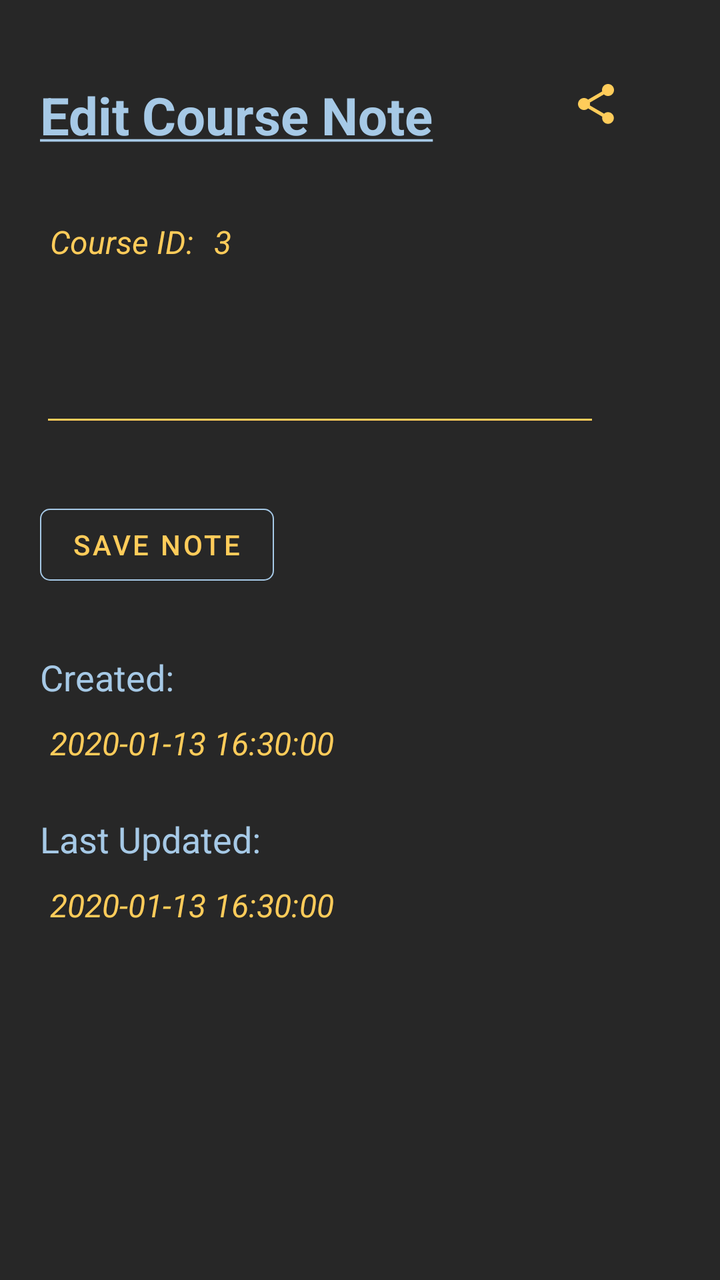
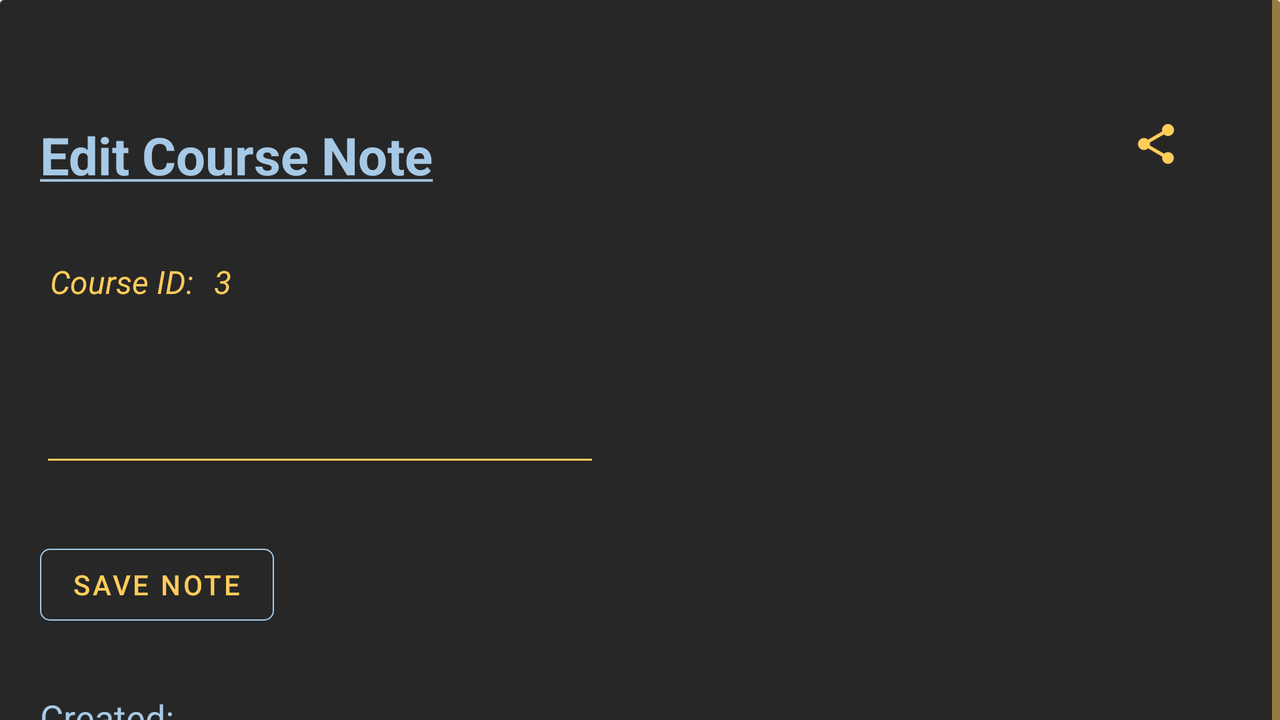

One screen, two layout resources from the same app: the default and the repository's alternative for another configuration. Each is rendered where Android would select it; the XML of both is given below.
<!-- AndroidManifest.xml: application theme AppTheme -->
<!-- res/layout/note_edit_layout.xml -->
<?xml version="1.0" encoding="utf-8"?>
<androidx.constraintlayout.widget.ConstraintLayout xmlns:android="http://schemas.android.com/apk/res/android"
    xmlns:app="http://schemas.android.com/apk/res-auto"
    android:layout_width="match_parent"
    android:layout_height="match_parent"
    android:background="@color/colorPrimaryDark2"
    android:orientation="vertical"
    android:paddingBottom="@dimen/sixty_margin">

    <TextView
        android:id="@+id/edit_note_H"
        style="@style/Headers3"
        android:layout_width="wrap_content"
        android:layout_height="wrap_content"
        android:layout_marginStart="@dimen/card_margin"
        android:layout_marginTop="@dimen/forty_dimen"
        android:text="@string/edit_notes_header"
        app:layout_constraintStart_toStartOf="parent"
        app:layout_constraintTop_toTopOf="parent" />

    <TextView
        android:id="@+id/note_id_lbl"
        style="@style/text_style7"
        android:layout_width="wrap_content"
        android:layout_height="wrap_content"
        android:layout_marginStart="@dimen/card_margin"
        android:layout_marginTop="@dimen/extra_dimen"
        android:padding="@dimen/land_card_margin"
        android:text="@string/courseNote_id_lbl"
        app:layout_constraintStart_toStartOf="parent"
        app:layout_constraintTop_toBottomOf="@id/edit_note_H" />

    <TextView
        android:id="@+id/note_id_num"
        style="@style/text_style7"
        android:layout_width="50dp"
        android:layout_height="wrap_content"
        android:layout_marginTop="@dimen/extra_dimen"
        android:padding="@dimen/land_card_margin"
        android:text="@string/note_id_PH"
        app:layout_constraintStart_toEndOf="@id/note_id_lbl"
        app:layout_constraintTop_toBottomOf="@id/edit_note_H" />

    <ImageButton
        android:id="@+id/share_imgBtn"
        android:layout_width="wrap_content"
        android:layout_height="wrap_content"
        android:layout_marginTop="@dimen/forty_dimen"
        android:layout_marginEnd="@dimen/textTop_margin"
        android:background="?attr/selectableItemBackgroundBorderless"
        android:contentDescription="@string/share_notes_tb"
        app:layout_constraintEnd_toEndOf="parent"

        app:layout_constraintTop_toTopOf="parent"
        app:srcCompat="@drawable/ic_share_yellow_24dp" />

    <EditText
        android:id="@+id/note_edit_txt"
        android:layout_width="280dp"
        android:layout_height="wrap_content"
        android:layout_gravity="start"
        android:layout_marginStart="@dimen/card_margin"
        android:layout_marginTop="@dimen/extra_dimen"
        android:ellipsize="start"
        android:imeOptions="actionDone"
        android:importantForAutofill="no"
        android:inputType="textMultiLine"
        android:labelFor="@id/note_edit_txt"
        android:maxLines="10"
        android:padding="@dimen/fifteen_dimen"
        android:scrollbars="vertical"
        android:textAlignment="textStart"
        android:textColor="@color/colorPrimary3"
        android:textColorHint="@color/colorPrimary3"
        android:textSize="16sp"
        app:layout_constraintStart_toStartOf="parent"
        app:layout_constraintTop_toBottomOf="@+id/note_id_lbl" />

    <com.google.android.material.button.MaterialButton
        android:id="@+id/save_notes_btn"
        style="@style/Widget.MaterialComponents.Button.OutlinedButton"
        android:layout_width="wrap_content"
        android:layout_height="wrap_content"
        android:layout_marginStart="@dimen/card_margin"
        android:layout_marginTop="@dimen/extra_dimen"
        android:gravity="center"
        android:text="@string/save_note_btn"
        android:textColor="@color/colorPrimary2"
        app:backgroundTint="@android:color/transparent"
        app:cornerRadius="@dimen/land_card_margin"
        app:layout_constraintStart_toStartOf="parent"
        app:layout_constraintTop_toBottomOf="@id/note_edit_txt"
        app:rippleColor="@color/colorPrimary2"
        app:strokeColor="@color/colorPrimary3"
        app:strokeWidth="0.5dp" />

    <TextView
        android:id="@+id/createDate_lbl"
        style="@style/text_style2"
        android:layout_width="wrap_content"
        android:layout_height="wrap_content"
        android:layout_marginStart="@dimen/card_margin"
        android:layout_marginTop="@dimen/extra_dimen"
        android:text="@string/createdate_txt"
        app:layout_constraintStart_toStartOf="parent"
        app:layout_constraintTop_toBottomOf="@id/save_notes_btn" />

    <TextView
        android:id="@+id/createDate_txt"
        style="@style/text_style7"
        android:layout_width="180dp"
        android:layout_height="wrap_content"
        android:layout_marginStart="@dimen/card_margin"
        android:layout_marginTop="@dimen/land_card_margin"
        android:padding="@dimen/land_card_margin"
        android:text="@string/timestamp_txt"
        app:layout_constraintStart_toStartOf="parent"
        app:layout_constraintTop_toBottomOf="@id/createDate_lbl" />

    <TextView
        android:id="@+id/lastUpdate_lbl"
        style="@style/text_style2"
        android:layout_width="wrap_content"
        android:layout_height="wrap_content"
        android:layout_marginStart="@dimen/card_margin"
        android:layout_marginTop="@dimen/card_margin"
        android:text="@string/lastUpdate_txt"
        app:layout_constraintStart_toStartOf="parent"
        app:layout_constraintTop_toBottomOf="@id/createDate_txt" />

    <TextView
        android:id="@+id/lastUpdate_txt"
        style="@style/text_style7"
        android:layout_width="180dp"
        android:layout_height="wrap_content"
        android:layout_marginStart="@dimen/card_margin"
        android:layout_marginTop="@dimen/land_card_margin"
        android:padding="@dimen/land_card_margin"
        android:text="@string/timestamp_txt"
        app:layout_constraintStart_toStartOf="parent"
        app:layout_constraintTop_toBottomOf="@id/lastUpdate_lbl" />

</androidx.constraintlayout.widget.ConstraintLayout>
<!-- resources referenced by this layout -->
<resources>
  <color name="colorPrimary2">#FFCC5A</color>
  <color name="colorPrimary3">#A6C9E6</color>
  <color name="colorPrimaryDark2">#272727</color>
  <dimen name="card_margin">20dp</dimen>
  <dimen name="extra_dimen">30dp</dimen>
  <dimen name="fifteen_dimen">15dp</dimen>
  <dimen name="forty_dimen">40dp</dimen>
  <dimen name="land_card_margin">5dp</dimen>
  <dimen name="sixty_margin">60dp</dimen>
  <dimen name="textTop_margin">50dp</dimen>
  <!-- drawable ic_share_yellow_24dp (drawable) -->
  <vector android:autoMirrored="true" android:height="24dp"
      android:tint="#FFCC5A" android:viewportHeight="24.0"
      android:viewportWidth="24.0" android:width="24dp" xmlns:android="http://schemas.android.com/apk/res/android">
      <path android:fillColor="#FF000000" android:pathData="M18,16.08c-0.76,0 -1.44,0.3 -1.96,0.77L8.91,12.7c0.05,-0.23 0.09,-0.46 0.09,-0.7s-0.04,-0.47 -0.09,-0.7l7.05,-4.11c0.54,0.5 1.25,0.81 2.04,0.81 1.66,0 3,-1.34 3,-3s-1.34,-3 -3,-3 -3,1.34 -3,3c0,0.24 0.04,0.47 0.09,0.7L8.04,9.81C7.5,9.31 6.79,9 6,9c-1.66,0 -3,1.34 -3,3s1.34,3 3,3c0.79,0 1.5,-0.31 2.04,-0.81l7.12,4.16c-0.05,0.21 -0.08,0.43 -0.08,0.65 0,1.61 1.31,2.92 2.92,2.92 1.61,0 2.92,-1.31 2.92,-2.92s-1.31,-2.92 -2.92,-2.92z"/>
  </vector>
  <string name="courseNote_id_lbl">Course ID:</string>
  <string name="createdate_txt">Created:</string>
  <string name="edit_notes_header"><u>Edit Course Note</u></string>
  <string name="lastUpdate_txt">Last Updated:</string>
  <string name="note_id_PH">3</string>
  <string name="save_note_btn">Save Note</string>
  <string name="share_notes_tb">Share Note</string>
  <string name="timestamp_txt" tools:ignore="TypographyDashes">2020-01-13 16:30:00</string>
  <style name="Headers3">
          <item name="android:textColor">@color/colorPrimary3</item>
          <item name="android:textSize">26sp</item>
          <item name="android:textStyle">bold</item>
          <item name="android:background">@android:color/transparent</item>
          <item name="android:layout_centerVertical">true</item>
      </style>
  <style name="text_style2">
          <item name="android:textColor">@color/colorPrimary3</item>
          <item name="android:textSize">18sp</item>
          <item name="android:background">@android:color/transparent</item>
          <item name="android:layout_centerVertical">true</item>
      </style>
  <style name="text_style7">
          <item name="android:textColor">@color/colorPrimary2</item>
          <item name="android:textSize">16sp</item>
          <item name="android:textStyle">italic</item>
          <item name="android:background">@android:color/transparent</item>
          <item name="android:layout_alignParentStart">true</item>
      </style>
  <style name="AppTheme" parent="Theme.MaterialComponents.DayNight.NoActionBar">
          
          <item name="colorPrimary">@color/colorPrimaryDark</item>
          <item name="colorOnPrimary">@color/colorPrimary2</item>
          <item name="colorPrimaryDark">@color/colorPrimaryDark</item>
          <item name="colorButtonNormal">@color/colorPrimary3</item>
          <item name="colorControlActivated">@color/colorPrimary2</item>
          <item name="android:textColorPrimary">@color/colorPrimary2</item>
          <item name="actionBarItemBackground">@color/colorPrimaryDark2</item>
          <item name="colorControlNormal">@color/colorPrimary2</item>
          <item name="colorControlHighlight">@color/colorPrimary2</item>
          <item name="android:splitMotionEvents">false</item>
      </style>
  <color name="colorPrimaryDark">#2C2C2C</color>
</resources>
<!-- res/layout-land/note_edit_layout.xml (the repository's variant of the layout above) -->
<!-- drawn on the phone turned sideways -->
<?xml version="1.0" encoding="utf-8"?>
<androidx.cardview.widget.CardView
    xmlns:android="http://schemas.android.com/apk/res/android"
    xmlns:app="http://schemas.android.com/apk/res-auto"
    android:layout_width="match_parent"
    android:layout_height="520dp"
    android:id="@+id/edit_note_layout_main">

<androidx.constraintlayout.widget.ConstraintLayout
    android:id="@+id/constraint_noteE"
    android:layout_width="match_parent"
    android:layout_height="match_parent"
    android:background="@color/colorPrimaryDark2"
    android:orientation="vertical">

    <ScrollView
        android:layout_width="match_parent"
        android:layout_height="wrap_content"
        android:scrollbarAlwaysDrawVerticalTrack="true"
        app:layout_constraintBottom_toBottomOf="parent"
        app:layout_constraintEnd_toEndOf="parent"
        app:layout_constraintStart_toStartOf="parent"
        app:layout_constraintTop_toTopOf="@id/constraint_noteE">

    <androidx.constraintlayout.widget.ConstraintLayout
        android:id="@+id/constraint_assess"
        android:layout_width="match_parent"
        android:layout_height="wrap_content"
        android:layout_marginTop="@dimen/card_margin"
        android:paddingBottom="@dimen/sixty_margin">

    <TextView
        android:id="@+id/edit_note_H"
        style="@style/Headers3"
        android:layout_width="wrap_content"
        android:layout_height="wrap_content"
        android:layout_marginTop="@dimen/forty_dimen"
        android:layout_marginStart="@dimen/card_margin"
        android:text="@string/edit_notes_header"
        app:layout_constraintStart_toStartOf="parent"
        app:layout_constraintTop_toTopOf="parent" />

    <TextView
        android:id="@+id/note_id_lbl"
        style="@style/text_style7"
        android:layout_width="wrap_content"
        android:layout_height="wrap_content"
        android:layout_marginStart="@dimen/card_margin"
        android:layout_marginTop="@dimen/extra_dimen"
        android:padding="@dimen/land_card_margin"
        android:text="@string/courseNote_id_lbl"
        app:layout_constraintStart_toStartOf="parent"
        app:layout_constraintTop_toBottomOf="@id/edit_note_H" />

    <TextView
        android:id="@+id/note_id_num"
        style="@style/text_style7"
        android:layout_width="50dp"
        android:layout_height="wrap_content"
        android:layout_marginTop="@dimen/extra_dimen"
        android:padding="@dimen/land_card_margin"
        android:text="@string/note_id_PH"
        app:layout_constraintStart_toEndOf="@id/note_id_lbl"
        app:layout_constraintTop_toBottomOf="@id/edit_note_H" />

    <ImageButton
        android:id="@+id/share_imgBtn"
        android:layout_width="wrap_content"
        android:layout_height="wrap_content"
        android:layout_marginTop="@dimen/forty_dimen"
        android:layout_marginEnd="@dimen/textTop_margin"
        android:contentDescription="@string/share_notes_tb"
        app:srcCompat="@drawable/ic_share_yellow_24dp"
        android:background="?attr/selectableItemBackgroundBorderless"

        app:layout_constraintTop_toTopOf="parent"
        app:layout_constraintEnd_toEndOf="parent"/>

    <EditText
        android:id="@+id/note_edit_txt"
        android:layout_width="280dp"
        android:layout_height="wrap_content"
        android:layout_gravity="start"
        android:layout_marginStart="@dimen/card_margin"
        android:layout_marginTop="@dimen/extra_dimen"
        android:ellipsize="start"
        android:imeOptions="actionDone"
        android:importantForAutofill="no"
        android:inputType="textMultiLine"
        android:labelFor="@id/note_edit_txt"
        android:maxLines="10"
        android:padding="@dimen/fifteen_dimen"
        android:scrollbars="vertical"
        android:textAlignment="textStart"
        android:textColor="@color/colorPrimary3"
        android:textColorHint="@color/colorPrimary3"
        android:textSize="16sp"
        app:layout_constraintStart_toStartOf="parent"
        app:layout_constraintTop_toBottomOf="@+id/note_id_lbl" />

    <com.google.android.material.button.MaterialButton
        android:id="@+id/save_notes_btn"
        style="@style/Widget.MaterialComponents.Button.OutlinedButton"
        android:layout_width="wrap_content"
        android:layout_height="wrap_content"
        android:layout_marginTop="@dimen/extra_dimen"
        android:layout_marginStart="@dimen/card_margin"
        android:gravity="center"
        android:text="@string/save_note_btn"
        android:textColor="@color/colorPrimary2"
        app:backgroundTint="@android:color/transparent"
        app:cornerRadius="@dimen/land_card_margin"
        app:layout_constraintStart_toStartOf="parent"
        app:layout_constraintTop_toBottomOf="@id/note_edit_txt"
        app:rippleColor="@color/colorPrimary2"
        app:strokeColor="@color/colorPrimary3"
        app:strokeWidth="0.5dp" />

    <TextView
        android:id="@+id/createDate_lbl"
        style="@style/text_style2"
        android:layout_width="wrap_content"
        android:layout_height="wrap_content"
        android:layout_marginStart="@dimen/card_margin"
        android:layout_marginTop="@dimen/extra_dimen"
        android:text="@string/createdate_txt"
        app:layout_constraintStart_toStartOf="parent"
        app:layout_constraintTop_toBottomOf="@id/save_notes_btn" />

    <TextView
        android:id="@+id/createDate_txt"
        style="@style/text_style7"
        android:layout_width="180dp"
        android:layout_height="wrap_content"
        android:layout_marginStart="@dimen/card_margin"
        android:layout_marginTop="@dimen/land_card_margin"
        android:padding="@dimen/land_card_margin"
        android:text="@string/timestamp_txt"
        app:layout_constraintStart_toStartOf="parent"
        app:layout_constraintTop_toBottomOf="@id/createDate_lbl" />

    <TextView
        android:id="@+id/lastUpdate_lbl"
        style="@style/text_style2"
        android:layout_width="wrap_content"
        android:layout_height="wrap_content"
        android:layout_marginStart="@dimen/card_margin"
        android:layout_marginTop="@dimen/card_margin"
        android:text="@string/lastUpdate_txt"
        app:layout_constraintStart_toStartOf="parent"
        app:layout_constraintTop_toBottomOf="@id/createDate_txt" />

    <TextView
        android:id="@+id/lastUpdate_txt"
        style="@style/text_style7"
        android:layout_width="180dp"
        android:layout_height="wrap_content"
        android:layout_marginStart="@dimen/card_margin"
        android:layout_marginTop="@dimen/land_card_margin"
        android:layout_marginBottom="72dp"
        android:padding="@dimen/land_card_margin"
        android:text="@string/timestamp_txt"
        app:layout_constraintBottom_toBottomOf="parent"
        app:layout_constraintStart_toStartOf="parent"
        app:layout_constraintTop_toBottomOf="@id/lastUpdate_lbl" />

    </androidx.constraintlayout.widget.ConstraintLayout>

    </ScrollView>

</androidx.constraintlayout.widget.ConstraintLayout>

</androidx.cardview.widget.CardView>
